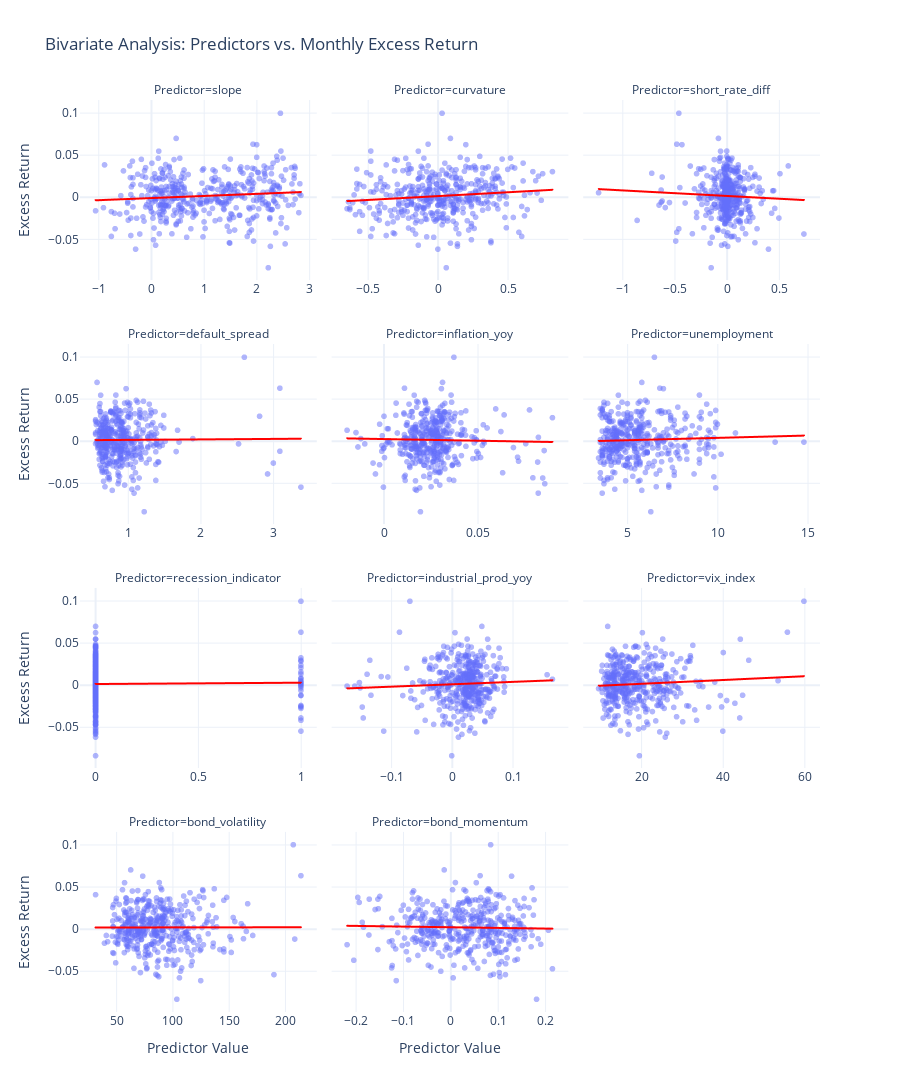

The cell this chart's notebook holds for it:
### Markdown cell above
- Some predictors are really highly correlated. For example, `unemployment` and `slope` has a correlation coef of 0.71, and `default_spread` and `industrial_prod_yoy` has a correlation coef of -0.65.
- There is no predictor that has strong correlation with the target variable.

### Code cell
df_bivariate = df_final.melt(
    id_vars=['excess_return'],
    value_vars=predictors,
    var_name='Predictor',
    value_name='Value'
)

fig = px.scatter(
    df_bivariate,
    x='Value',
    y='excess_return',
    facet_col='Predictor',
    facet_col_wrap=3,           # 3 columns for better visibility
    trendline="ols",            # Adds a linear regression line to each plot
    trendline_color_override="red",
    height=1200,
    title="Bivariate Analysis: Predictors vs. Monthly Excess Return",
    labels={'Value': 'Predictor Value', 'excess_return': 'Excess Return'},
    template='plotly_white',
    opacity=0.5                 # Lower opacity helps see density of points
)

# independent x-axis: because units vary (e.g., VIX is ~20, slope is ~1.5)
fig.update_xaxes(matches=None, showticklabels=True)
fig.update_layout(showlegend=False)

fig.show()

### Figure 1 — Plotly figure (JSON) as saved in the notebook; plotly's stock layout.template omitted (floating-point values rounded to 4 significant figures; data arrays with more than 128 entries replaced by an {"elided": "..."} marker saying what was removed)
{"data": [{"hovertemplate": "Predictor=slope<br>Predictor Value=%{x}<br>Excess Return=%{y}<extra></extra>", "legendgroup": "", "marker": {"color": "#636efa", "opacity": 0.5, "symbol": "circle"}, "mode": "markers", "name": "", "showlegend": false, "type": "scattergl", "x": {"elided": "418 float values"}, "xaxis": "x10", "y": {"elided": "418 float values"}, "yaxis": "y10"}, {"hovertemplate": "<b>OLS trendline</b><br>excess_return = 0.00250225 * Value + -0.000459561<br>R<sup>2</sup>=0.009568<br><br>Predictor=slope<br>Predictor Value=%{x}<br>Excess Return=%{y} <b>(trend)</b><extra></extra>", "legendgroup": "", "line": {"color": "red"}, "marker": {"color": "#636efa", "symbol": "circle"}, "mode": "lines", "name": "", "showlegend": false, "type": "scattergl", "x": {"elided": "418 float values"}, "xaxis": "x10", "y": {"elided": "418 float values"}, "yaxis": "y10"}, {"hovertemplate": "Predictor=curvature<br>Predictor Value=%{x}<br>Excess Return=%{y}<extra></extra>", "legendgroup": "", "marker": {"color": "#636efa", "opacity": 0.5, "symbol": "circle"}, "mode": "markers", "name": "", "showlegend": false, "type": "scattergl", "x": {"elided": "418 float values"}, "xaxis": "x11", "y": {"elided": "418 float values"}, "yaxis": "y11"}, {"hovertemplate": "<b>OLS trendline</b><br>excess_return = 0.00912593 * Value + 0.00186444<br>R<sup>2</sup>=0.012899<br><br>Predictor=curvature<br>Predictor Value=%{x}<br>Excess Return=%{y} <b>(trend)</b><extra></extra>", "legendgroup": "", "line": {"color": "red"}, "marker": {"color": "#636efa", "symbol": "circle"}, "mode": "lines", "name": "", "showlegend": false, "type": "scattergl", "x": {"elided": "418 float values"}, "xaxis": "x11", "y": {"elided": "418 float values"}, "yaxis": "y11"}, {"hovertemplate": "Predictor=short_rate_diff<br>Predictor Value=%{x}<br>Excess Return=%{y}<extra></extra>", "legendgroup": "", "marker": {"color": "#636efa", "opacity": 0.5, "symbol": "circle"}, "mode": "markers", "name": "", "showlegend": false, "type": "scattergl", "x": {"elided": "418 float values"}, "xaxis": "x12", "y": {"elided": "418 float values"}, "yaxis": "y12"}, {"hovertemplate": "<b>OLS trendline</b><br>excess_return = -0.00659876 * Value + 0.00206007<br>R<sup>2</sup>=0.002758<br><br>Predictor=short_rate_diff<br>Predictor Value=%{x}<br>Excess Return=%{y} <b>(trend)</b><extra></extra>", "legendgroup": "", "line": {"color": "red"}, "marker": {"color": "#636efa", "symbol": "circle"}, "mode": "lines", "name": "", "showlegend": false, "type": "scattergl", "x": {"elided": "418 float values"}, "xaxis": "x12", "y": {"elided": "418 float values"}, "yaxis": "y12"}, {"hovertemplate": "Predictor=default_spread<br>Predictor Value=%{x}<br>Excess Return=%{y}<extra></extra>", "legendgroup": "", "marker": {"color": "#636efa", "opacity": 0.5, "symbol": "circle"}, "mode": "markers", "name": "", "showlegend": false, "type": "scattergl", "x": {"elided": "418 float values"}, "xaxis": "x7", "y": {"elided": "418 float values"}, "yaxis": "y7"}, {"hovertemplate": "<b>OLS trendline</b><br>excess_return = 0.00057669 * Value + 0.00155853<br>R<sup>2</sup>=0.000082<br><br>Predictor=default_spread<br>Predictor Value=%{x}<br>Excess Return=%{y} <b>(trend)</b><extra></extra>", "legendgroup": "", "line": {"color": "red"}, "marker": {"color": "#636efa", "symbol": "circle"}, "mode": "lines", "name": "", "showlegend": false, "type": "scattergl", "x": {"elided": "418 float values"}, "xaxis": "x7", "y": {"elided": "418 float values"}, "yaxis": "y7"}, {"hovertemplate": "Predictor=inflation_yoy<br>Predictor Value=%{x}<br>Excess Return=%{y}<extra></extra>", "legendgroup": "", "marker": {"color": "#636efa", "opacity": 0.5, "symbol": "circle"}, "mode": "markers", "name": "", "showlegend": false, "type": "scattergl", "x": {"elided": "418 float values"}, "xaxis": "x8", "y": {"elided": "418 float values"}, "yaxis": "y8"}, {"hovertemplate": "<b>OLS trendline</b><br>excess_return = -0.0391759 * Value + 0.0031197<br>R<sup>2</sup>=0.000651<br><br>Predictor=inflation_yoy<br>Predictor Value=%{x}<br>Excess Return=%{y} <b>(trend)</b><extra></extra>", "legendgroup": "", "line": {"color": "red"}, "marker": {"color": "#636efa", "symbol": "circle"}, "mode": "lines", "name": "", "showlegend": false, "type": "scattergl", "x": {"elided": "418 float values"}, "xaxis": "x8", "y": {"elided": "418 float values"}, "yaxis": "y8"}, {"hovertemplate": "Predictor=unemployment<br>Predictor Value=%{x}<br>Excess Return=%{y}<extra></extra>", "legendgroup": "", "marker": {"color": "#636efa", "opacity": 0.5, "symbol": "circle"}, "mode": "markers", "name": "", "showlegend": false, "type": "scattergl", "x": {"elided": "418 float values"}, "xaxis": "x9", "y": {"elided": "418 float values"}, "yaxis": "y9"}, {"hovertemplate": "<b>OLS trendline</b><br>excess_return = 0.000558445 * Value + -0.00107034<br>R<sup>2</sup>=0.001751<br><br>Predictor=unemployment<br>Predictor Value=%{x}<br>Excess Return=%{y} <b>(trend)</b><extra></extra>", "legendgroup": "", "line": {"color": "red"}, "marker": {"color": "#636efa", "symbol": "circle"}, "mode": "lines", "name": "", "showlegend": false, "type": "scattergl", "x": {"elided": "418 float values"}, "xaxis": "x9", "y": {"elided": "418 float values"}, "yaxis": "y9"}, {"hovertemplate": "Predictor=recession_indicator<br>Predictor Value=%{x}<br>Excess Return=%{y}<extra></extra>", "legendgroup": "", "marker": {"color": "#636efa", "opacity": 0.5, "symbol": "circle"}, "mode": "markers", "name": "", "showlegend": false, "type": "scattergl", "x": {"elided": "418 float values"}, "xaxis": "x4", "y": {"elided": "418 float values"}, "yaxis": "y4"}, {"hovertemplate": "<b>OLS trendline</b><br>excess_return = 0.00154848 * Value + 0.00198974<br>R<sup>2</sup>=0.000279<br><br>Predictor=recession_indicator<br>Predictor Value=%{x}<br>Excess Return=%{y} <b>(trend)</b><extra></extra>", "legendgroup": "", "line": {"color": "red"}, "marker": {"color": "#636efa", "symbol": "circle"}, "mode": "lines", "name": "", "showlegend": false, "type": "scattergl", "x": {"elided": "418 float values"}, "xaxis": "x4", "y": {"elided": "418 float values"}, "yaxis": "y4"}, {"hovertemplate": "Predictor=industrial_prod_yoy<br>Predictor Value=%{x}<br>Excess Return=%{y}<extra></extra>", "legendgroup": "", "marker": {"color": "#636efa", "opacity": 0.5, "symbol": "circle"}, "mode": "markers", "name": "", "showlegend": false, "type": "scattergl", "x": {"elided": "418 float values"}, "xaxis": "x5", "y": {"elided": "418 float values"}, "yaxis": "y5"}, {"hovertemplate": "<b>OLS trendline</b><br>excess_return = 0.0284211 * Value + 0.00167008<br>R<sup>2</sup>=0.002560<br><br>Predictor=industrial_prod_yoy<br>Predictor Value=%{x}<br>Excess Return=%{y} <b>(trend)</b><extra></extra>", "legendgroup": "", "line": {"color": "red"}, "marker": {"color": "#636efa", "symbol": "circle"}, "mode": "lines", "name": "", "showlegend": false, "type": "scattergl", "x": {"elided": "418 float values"}, "xaxis": "x5", "y": {"elided": "418 float values"}, "yaxis": "y5"}, {"hovertemplate": "Predictor=vix_index<br>Predictor Value=%{x}<br>Excess Return=%{y}<extra></extra>", "legendgroup": "", "marker": {"color": "#636efa", "opacity": 0.5, "symbol": "circle"}, "mode": "markers", "name": "", "showlegend": false, "type": "scattergl", "x": {"elided": "418 float values"}, "xaxis": "x6", "y": {"elided": "418 float values"}, "yaxis": "y6"}, {"hovertemplate": "<b>OLS trendline</b><br>excess_return = 0.000225084 * Value + -0.0022653<br>R<sup>2</sup>=0.005081<br><br>Predictor=vix_index<br>Predictor Value=%{x}<br>Excess Return=%{y} <b>(trend)</b><extra></extra>", "legendgroup": "", "line": {"color": "red"}, "marker": {"color": "#636efa", "symbol": "circle"}, "mode": "lines", "name": "", "showlegend": false, "type": "scattergl", "x": {"elided": "418 float values"}, "xaxis": "x6", "y": {"elided": "418 float values"}, "yaxis": "y6"}, {"hovertemplate": "Predictor=bond_volatility<br>Predictor Value=%{x}<br>Excess Return=%{y}<extra></extra>", "legendgroup": "", "marker": {"color": "#636efa", "opacity": 0.5, "symbol": "circle"}, "mode": "markers", "name": "", "showlegend": false, "type": "scattergl", "x": {"elided": "418 float values"}, "xaxis": "x", "y": {"elided": "418 float values"}, "yaxis": "y"}, {"hovertemplate": "<b>OLS trendline</b><br>excess_return = 1.57768e-06 * Value + 0.00195984<br>R<sup>2</sup>=0.000004<br><br>Predictor=bond_volatility<br>Predictor Value=%{x}<br>Excess Return=%{y} <b>(trend)</b><extra></extra>", "legendgroup": "", "line": {"color": "red"}, "marker": {"color": "#636efa", "symbol": "circle"}, "mode": "lines", "name": "", "showlegend": false, "type": "scattergl", "x": {"elided": "418 float values"}, "xaxis": "x", "y": {"elided": "418 float values"}, "yaxis": "y"}, {"hovertemplate": "Predictor=bond_momentum<br>Predictor Value=%{x}<br>Excess Return=%{y}<extra></extra>", "legendgroup": "", "marker": {"color": "#636efa", "opacity": 0.5, "symbol": "circle"}, "mode": "markers", "name": "", "showlegend": false, "type": "scattergl", "x": {"elided": "418 float values"}, "xaxis": "x2", "y": {"elided": "418 float values"}, "yaxis": "y2"}, {"hovertemplate": "<b>OLS trendline</b><br>excess_return = -0.00788227 * Value + 0.00230666<br>R<sup>2</sup>=0.000762<br><br>Predictor=bond_momentum<br>Predictor Value=%{x}<br>Excess Return=%{y} <b>(trend)</b><extra></extra>", "legendgroup": "", "line": {"color": "red"}, "marker": {"color": "#636efa", "symbol": "circle"}, "mode": "lines", "name": "", "showlegend": false, "type": "scattergl", "x": {"elided": "418 float values"}, "xaxis": "x2", "y": {"elided": "418 float values"}, "yaxis": "y2"}], "layout": {"annotations": [{"font": {}, "showarrow": false, "text": "Predictor=bond_volatility", "x": 0.16, "xanchor": "center", "xref": "paper", "y": 0.1975, "yanchor": "bottom", "yref": "paper"}, {"font": {}, "showarrow": false, "text": "Predictor=bond_momentum", "x": 0.5, "xanchor": "center", "xref": "paper", "y": 0.1975, "yanchor": "bottom", "yref": "paper"}, {"font": {}, "showarrow": false, "text": "Predictor=recession_indicator", "x": 0.16, "xanchor": "center", "xref": "paper", "y": 0.465, "yanchor": "bottom", "yref": "paper"}, {"font": {}, "showarrow": false, "text": "Predictor=industrial_prod_yoy", "x": 0.5, "xanchor": "center", "xref": "paper", "y": 0.465, "yanchor": "bottom", "yref": "paper"}, {"font": {}, "showarrow": false, "text": "Predictor=vix_index", "x": 0.84, "xanchor": "center", "xref": "paper", "y": 0.465, "yanchor": "bottom", "yref": "paper"}, {"font": {}, "showarrow": false, "text": "Predictor=default_spread", "x": 0.16, "xanchor": "center", "xref": "paper", "y": 0.7325, "yanchor": "bottom", "yref": "paper"}, {"font": {}, "showarrow": false, "text": "Predictor=inflation_yoy", "x": 0.5, "xanchor": "center", "xref": "paper", "y": 0.7325, "yanchor": "bottom", "yref": "paper"}, {"font": {}, "showarrow": false, "text": "Predictor=unemployment", "x": 0.84, "xanchor": "center", "xref": "paper", "y": 0.7325, "yanchor": "bottom", "yref": "paper"}, {"font": {}, "showarrow": false, "text": "Predictor=slope", "x": 0.16, "xanchor": "center", "xref": "paper", "y": 1, "yanchor": "bottom", "yref": "paper"}, {"font": {}, "showarrow": false, "text": "Predictor=curvature", "x": 0.5, "xanchor": "center", "xref": "paper", "y": 1, "yanchor": "bottom", "yref": "paper"}, {"font": {}, "showarrow": false, "text": "Predictor=short_rate_diff", "x": 0.84, "xanchor": "center", "xref": "paper", "y": 1, "yanchor": "bottom", "yref": "paper"}], "height": 1200, "legend": {"tracegroupgap": 0}, "showlegend": false, "title": {"text": "Bivariate Analysis: Predictors vs. Monthly Excess Return"}, "xaxis": {"anchor": "y", "domain": [0, 0.32], "showticklabels": true, "title": {"text": "Predictor Value"}}, "xaxis10": {"anchor": "y10", "domain": [0, 0.32], "showticklabels": true}, "xaxis11": {"anchor": "y11", "domain": [0.34, 0.66], "showticklabels": true}, "xaxis12": {"anchor": "y12", "domain": [0.68, 1.0], "showticklabels": true}, "xaxis2": {"anchor": "y2", "domain": [0.34, 0.66], "showticklabels": true, "title": {"text": "Predictor Value"}}, "xaxis3": {"anchor": "y3", "domain": [0.68, 1.0], "showticklabels": true, "title": {"text": "Predictor Value"}}, "xaxis4": {"anchor": "y4", "domain": [0, 0.32], "showticklabels": true}, "xaxis5": {"anchor": "y5", "domain": [0.34, 0.66], "showticklabels": true}, "xaxis6": {"anchor": "y6", "domain": [0.68, 1.0], "showticklabels": true}, "xaxis7": {"anchor": "y7", "domain": [0, 0.32], "showticklabels": true}, "xaxis8": {"anchor": "y8", "domain": [0.34, 0.66], "showticklabels": true}, "xaxis9": {"anchor": "y9", "domain": [0.68, 1.0], "showticklabels": true}, "yaxis": {"anchor": "x", "domain": [0, 0.1975], "title": {"text": "Excess Return"}}, "yaxis10": {"anchor": "x10", "domain": [0.8025, 1], "matches": "y", "title": {"text": "Excess Return"}}, "yaxis11": {"anchor": "x11", "domain": [0.8025, 1], "matches": "y", "showticklabels": false}, "yaxis12": {"anchor": "x12", "domain": [0.8025, 1], "matches": "y", "showticklabels": false}, "yaxis2": {"anchor": "x2", "domain": [0, 0.1975], "matches": "y", "showticklabels": false}, "yaxis3": {"anchor": "x3", "domain": [0, 0.1975], "matches": "y", "showticklabels": false}, "yaxis4": {"anchor": "x4", "domain": [0.2675, 0.465], "matches": "y", "title": {"text": "Excess Return"}}, "yaxis5": {"anchor": "x5", "domain": [0.2675, 0.465], "matches": "y", "showticklabels": false}, "yaxis6": {"anchor": "x6", "domain": [0.2675, 0.465], "matches": "y", "showticklabels": false}, "yaxis7": {"anchor": "x7", "domain": [0.535, 0.7325], "matches": "y", "title": {"text": "Excess Return"}}, "yaxis8": {"anchor": "x8", "domain": [0.535, 0.7325], "matches": "y", "showticklabels": false}, "yaxis9": {"anchor": "x9", "domain": [0.535, 0.7325], "matches": "y", "showticklabels": false}}}
